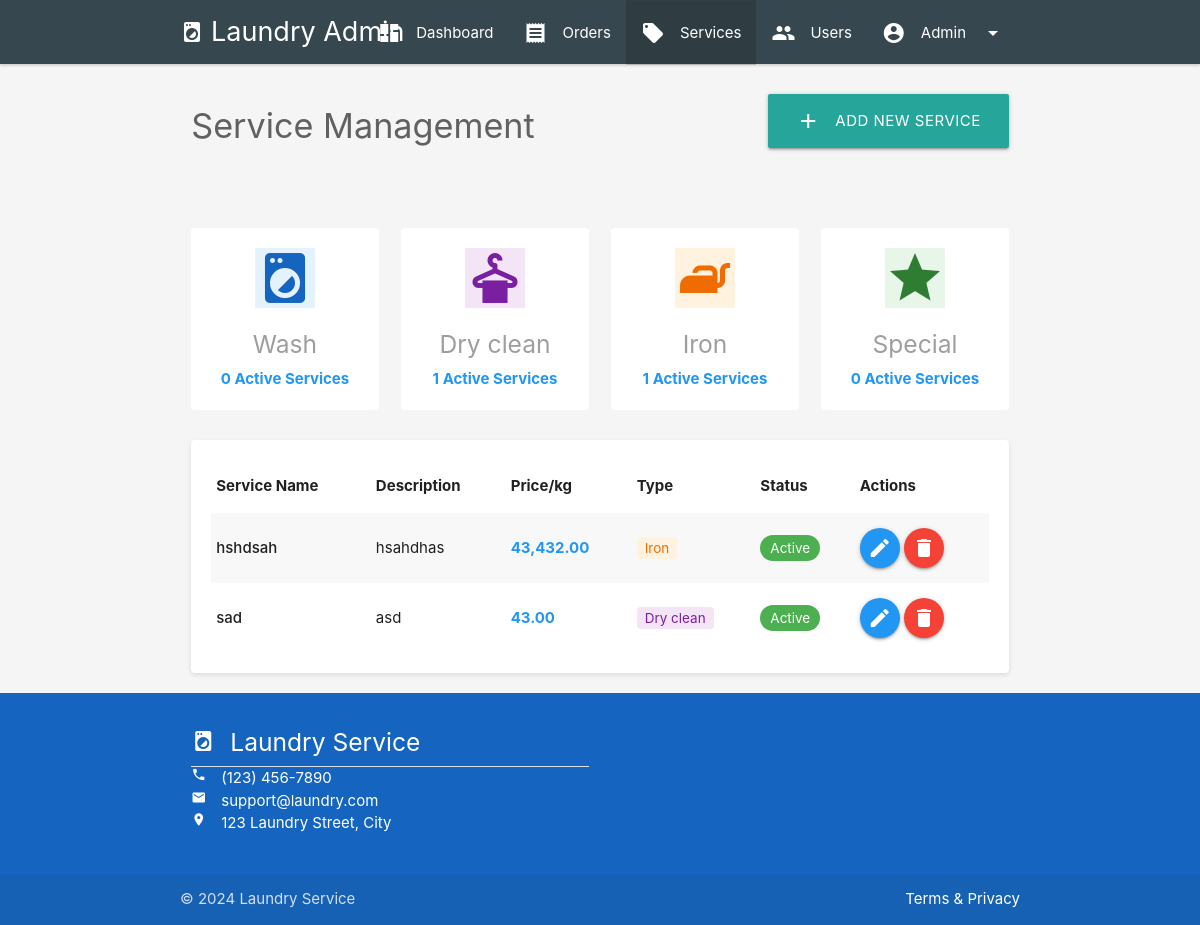
Screenshot of /admin/services.php (signed in) with the database file from the repository.
### tables this page shows
CREATE TABLE `services` (
  `service_id` int(11) NOT NULL,
  `service_name` varchar(100) NOT NULL,
  `description` text DEFAULT NULL,
  `price_per_kg` decimal(10,2) NOT NULL,
  `service_type` enum('wash','dry_clean','iron','special') NOT NULL,
  `status` enum('active','inactive') DEFAULT 'active'
);

### admin/services.php (the view, shortened to what this page needs)
<?php
require_once '../includes/db_connect.php';
$services = $pdo->query("SELECT * FROM services ORDER BY service_name")->fetchAll();
?>
<!DOCTYPE html>
<html>
<head>
    <link rel="stylesheet" href="https://cdnjs.cloudflare.com/ajax/libs/materialize/1.0.0/css/materialize.min.css">
</head>
<body class="grey lighten-4">
    <?php include 'includes/admin_nav.php'; ?>
    <div class="page-header">
        <div class="container">
            <div class="row valign-wrapper">
                <div class="col s6">
                    <h4 class="grey-text text-darken-2">Service Management</h4>
                </div>
                <div class="col s6 right-align">
                    <button class="btn-large waves-effect waves-light modal-trigger" data-target="addServiceModal">
                        <i class="material-icons left">add</i>Add New Service
                    </button>
                </div>
            </div>
        </div>
    </div>
    <div class="container">
        <div class="row">
            <?php
            $serviceTypes = ['wash', 'dry_clean', 'iron', 'special'];
            foreach($serviceTypes as $type):
                $count = count(array_filter($services, function($s) use ($type) {
                    return $s['service_type'] == $type && $s['status'] == 'active';
                }));
            ?>
            <div class="col s12 m3">
                <div class="service-card white">
                    <div class="center-align">
                        <i class="material-icons medium type-<?php echo $type; ?>">
                        </i>
                        <h5 class="grey-text"><?php echo ucfirst(str_replace('_', ' ', $type)); ?></h5>
                        <div class="price-tag"><?php echo $count; ?> Active Services</div>
                    </div>
                </div>
            </div>
            <?php endforeach; ?>
        </div>
        <div class="row">
            <div class="col s12">
                <div class="table-container">
                    <table class="striped responsive-table">
                        <thead>
                            <tr>
                                <th>Service Name</th>
                                <th>Description</th>
                                <th>Price/kg</th>
                                <th>Type</th>
                                <th>Status</th>
                                <th>Actions</th>
                            </tr>
                        </thead>
                        <tbody>
                            <?php foreach ($services as $service): ?>
                            <tr>
                                <td><strong><?php echo $service['service_name']; ?></strong></td>
                                <td><?php echo $service['description']; ?></td>
                                <td class="price-tag"><?php echo number_format($service['price_per_kg'], 2); ?></td>
                                <td>
                                    <span class="service-type type-<?php echo $service['service_type']; ?>">
                                        <?php echo ucfirst(str_replace('_', ' ', $service['service_type'])); ?>
                                    </span>
                                </td>
                                <td>
                                    <span class="status-badge status-<?php echo $service['status']; ?>">
                                        <?php echo ucfirst($service['status']); ?>
                                    </span>
                                </td>
                                <td>
                                    <button class="btn-floating waves-effect waves-light blue modal-trigger"
                                            data-target="editServiceModal"
                                            onclick="editService(<?php echo htmlspecialchars(json_encode($service)); ?>)">
                                        <i class="material-icons">edit</i>
                                    </button>
                                    <button class="btn-floating waves-effect waves-light red modal-trigger"
                                            data-target="deleteServiceModal"
                                            onclick="deleteService(<?php echo htmlspecialchars(json_encode($service)); ?>)">
                                        <i class="material-icons">delete</i>
                                    </button>
                                </td>
                            </tr>
                            <?php endforeach; ?>
                        </tbody>
                    </table>
                </div>
            </div>
        </div>
    </div>
    <?php include 'includes/footer.php'; ?>
</body>
</html>

### admin/services.php (style rules this page uses)
.page-header { padding: 20px 0; background: #f5f5f5; margin-bottom: 20px; }
.service-card { padding: 20px; margin: 10px 0; border-radius: 4px; }
.table-container { padding: 20px; border-radius: 4px; box-shadow: 0 2px 5px rgba(0,0,0,0.1); background: white; }
.status-badge { padding: 5px 10px; border-radius: 15px; color: white; font-size: 0.9rem; }
.status-active { background-color: #4CAF50; }
.service-type { padding: 3px 8px; border-radius: 4px; font-size: 0.9rem; }
.type-wash { background-color: #e3f2fd; color: #1565c0; }
.type-dry_clean { background-color: #f3e5f5; color: #7b1fa2; }
.type-iron { background-color: #fff3e0; color: #ef6c00; }
.type-special { background-color: #e8f5e9; color: #2e7d32; }
.price-tag { font-weight: bold; color: #2196f3; }

### rows the page displays
services: service_name "hshdsah", description "hsahdhas", price_per_kg "43,432.00", service_type "Iron", status "Active"
services: service_name "sad", description "asd", price_per_kg "43.00", service_type "Dry clean", status "Active"

### other values shown
str_replace('_', ' ', $type) "Wash"
$count "0"
str_replace('_', ' ', $type) "Dry clean"
$count "1"
str_replace('_', ' ', $type) "Iron"
str_replace('_', ' ', $type) "Special"
